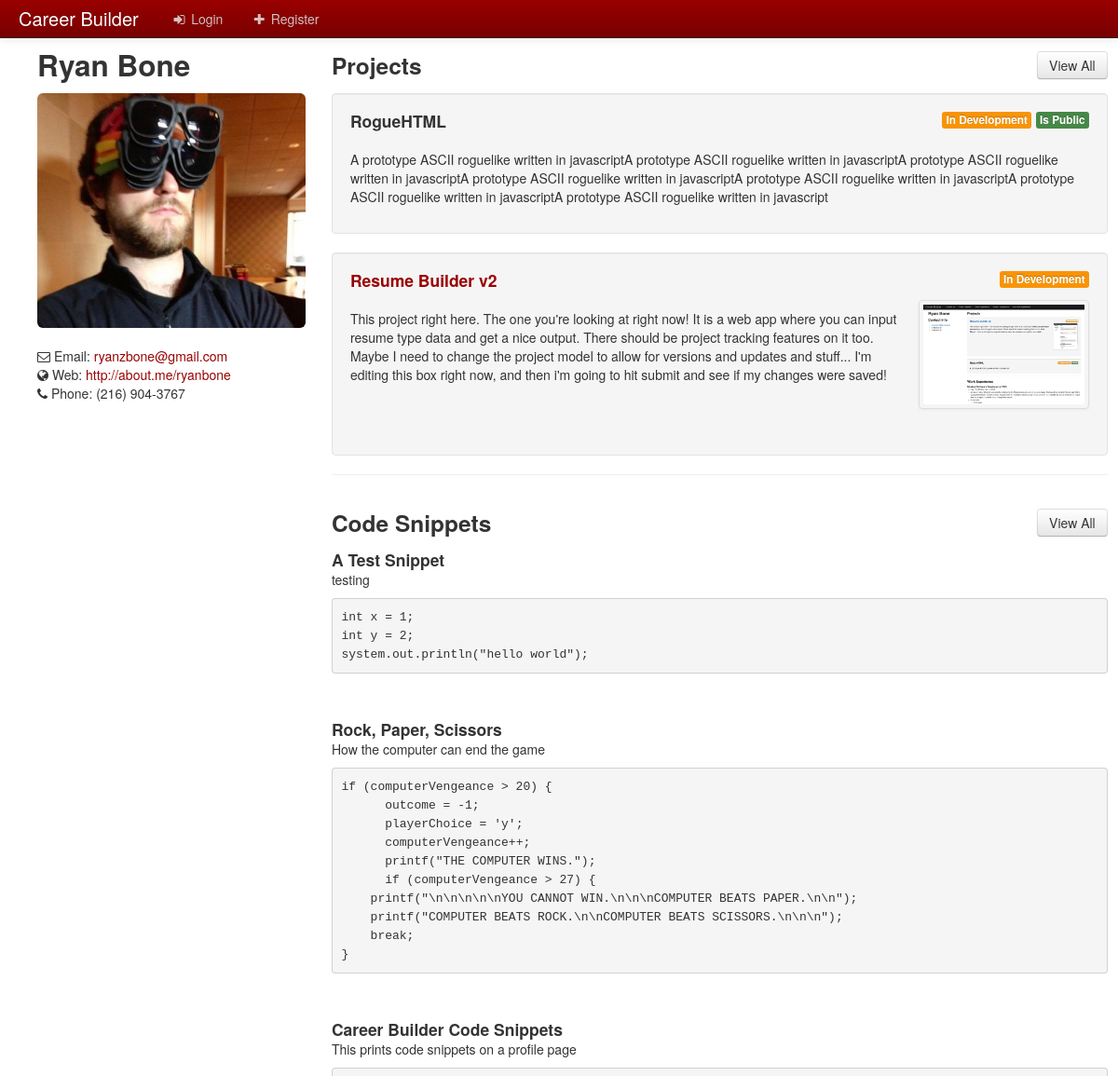
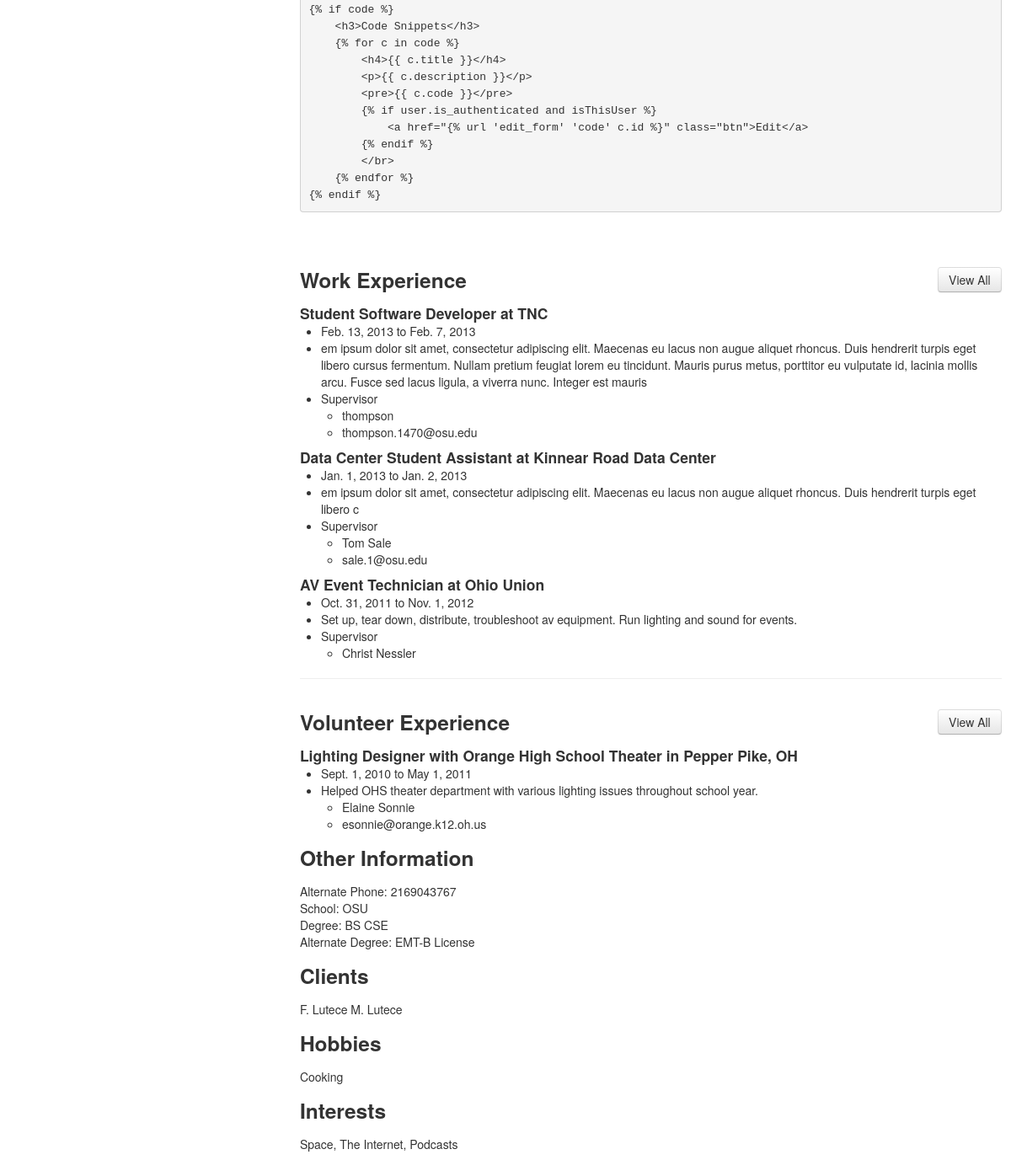
The app's page /profile/1/, older data (2 pictures, top to bottom).
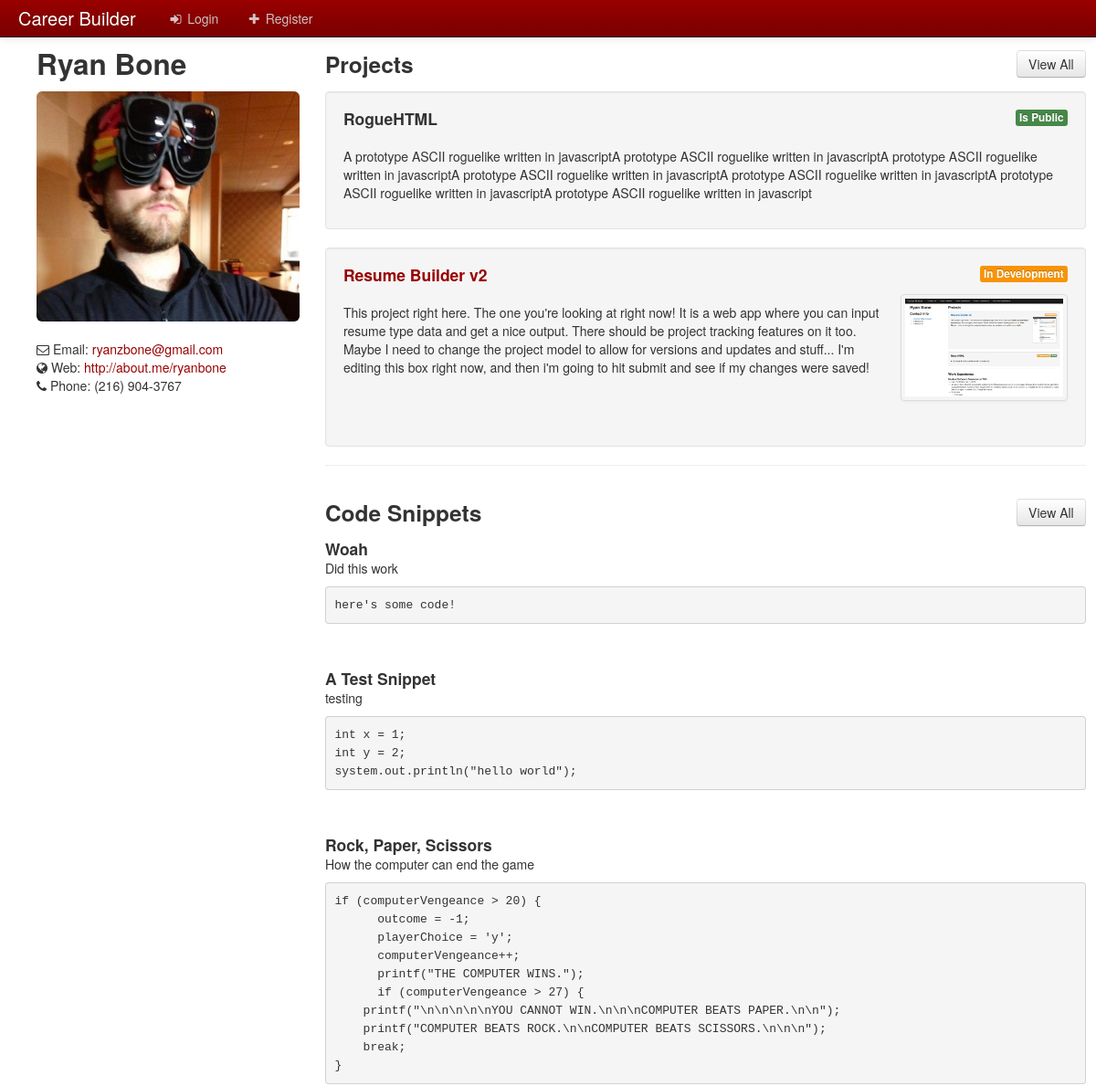
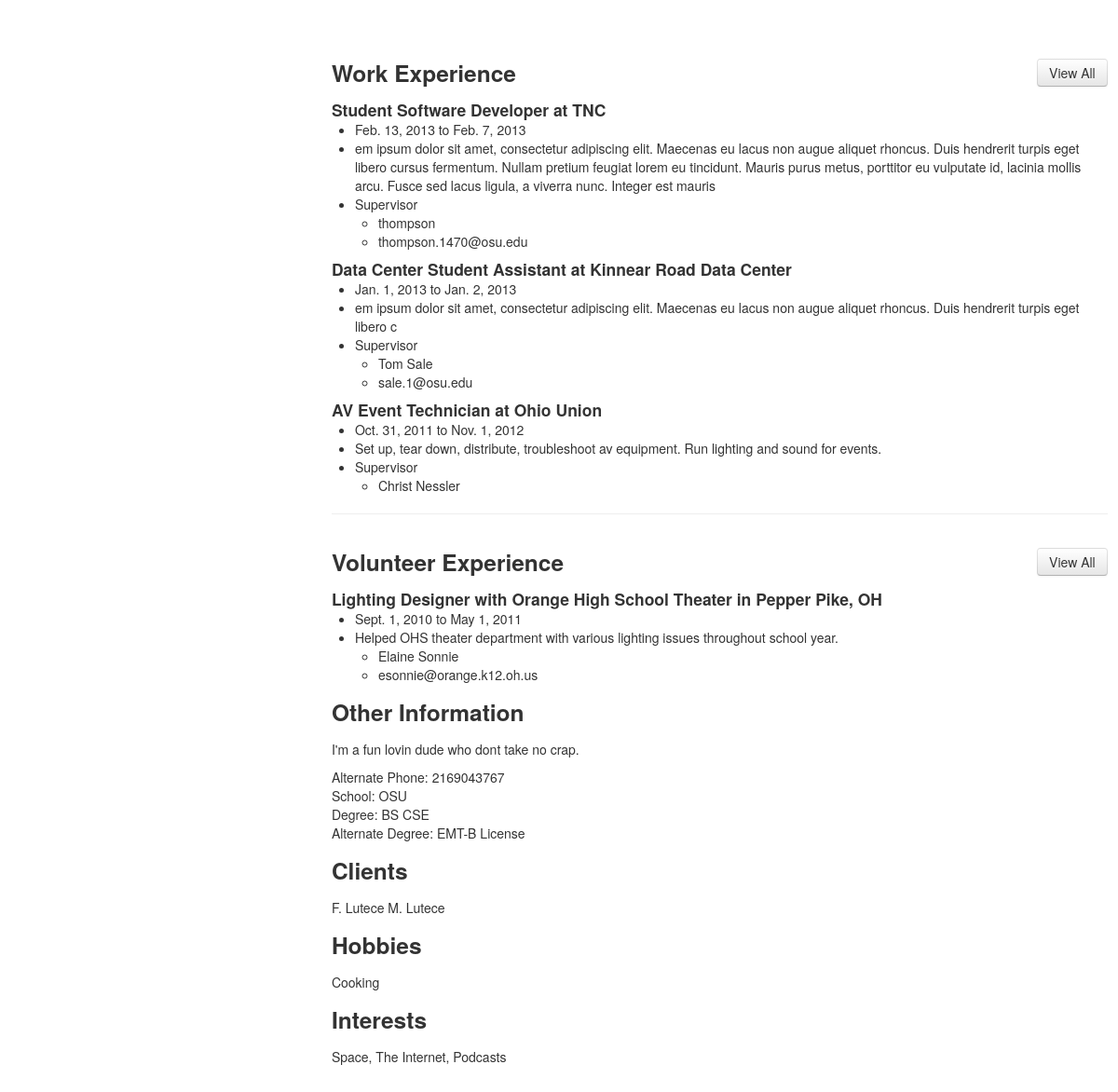
The same page, newer data (2 pictures, top to bottom).
### builder/models.py (models this page shows, shortened)
class UserProfile(models.Model):
    user = models.OneToOneField(User, primary_key=True)
    firstName = models.CharField('First Name', max_length = 50, blank = True)
    lastName = models.CharField('Last Name', max_length = 50, blank = True)
    email = models.EmailField()
    url = models.URLField(blank = True)
    phone = models.CharField(max_length = 20, blank = True)
    altPhone = models.CharField('Alternate Phone', max_length = 20, blank = True)
    image = models.ImageField(upload_to='Images', blank = True)
    school = models.CharField(max_length = 100, blank = True)
    degree = models.CharField(max_length = 100, blank = True)
    altDegree = models.CharField('Secondary Degree', max_length = 100, blank = True)
    altInfo = models.TextField('Other information', blank = True)
    hobbies = models.TextField(blank = True)
    clients = models.TextField(blank = True)
    interests = models.TextField(blank = True)
    visible = models.BooleanField(default = True)
    def __unicode__(self):
        return u'%s %s' %(self.firstName, self.lastName)
    class Meta:
        ordering = ['lastName', 'firstName']

class Project(models.Model):
    user = models.ForeignKey(UserProfile)
    title = models.CharField(max_length = 250)
    projectURL = models.URLField('Project URL', blank = True)
    description = models.TextField()
    inDevelopment = models.BooleanField()
    isPublic = models.BooleanField(default = True)
    projectImage = models.ImageField('Screen shot', upload_to = 'Images', blank = True)
    highlight = models.BooleanField()
    visible = models.BooleanField(default = True)
    class Meta:
        ordering = ['title']

class CodeSnippet(models.Model):
    user = models.ForeignKey(UserProfile)
    title = models.CharField(max_length = 150)
    description = models.TextField()
    code = models.TextField()
    visible = models.BooleanField(default = True)

class WorkExperience(models.Model):
    user = models.ForeignKey(UserProfile)
    jobTitle = models.CharField('Job title', max_length = 100)
    location = models.CharField(max_length = 250)
    startDate = models.DateField('Start date', blank = True)
    endDate = models.DateField('End date', blank = True)
    description = models.TextField('Job description')
    supervisorName = models.CharField('Supervisor name', max_length = 100, blank = True)
    supervisorEmail = models.EmailField('Supervisor email', blank = True)
    visible = models.BooleanField(default = True)
    def __unicode__(self):
        return self.jobTitle
    class Meta:
        ordering = ['-startDate']

class VolunteerExperience(models.Model):
    user = models.ForeignKey(UserProfile)
    organization = models.CharField(max_length = 150)
    jobTitle = models.CharField('Title', max_length = 100)
    startDate = models.DateField('Start date', blank = True)
    endDate = models.DateField('End date', blank = True, null=True)
    description = models.TextField('Job description')
    supervisorName = models.CharField('Supervisor name', max_length = 100)
    supervisorEmail = models.EmailField('Supervisor email')
    location = models.CharField(max_length = 250)
    visible = models.BooleanField(default = True)
    class Meta:
        ordering = ['-startDate']

### builder/views.py (the view)
# urls.py: url(r'^profile/(?P<userId>\d+)/$', 'profile', name='profile'),
def profile(request, userId):
	user = request.user
	userProfile = UserProfile.objects.get(user=userId)
	if user.id == userProfile.user.id:
		isThisUser = True
	else:
		isThisUser = False
	workExperience = WorkExperience.objects.filter(user=userProfile, visible=True).order_by('-startDate')[:3]
	projects = Project.objects.filter(user=userProfile, visible=True).order_by('-id')[:3]
	volunteerExperience = VolunteerExperience.objects.filter(user=userProfile, visible=True).order_by('-startDate')[:3]
	code = CodeSnippet.objects.filter(user=userProfile, visible=True).order_by('-id')[:3]
	return render(request, 'profile.html', locals())

### templates/profile.html (shortened to what this page needs)
{% extends "base.html" %}
{% block content %}
<div class="container-fluid page-content">
        <div class="row-fluid">
{% include "profile_menu.html" %}
{% include "profile_body.html" %}
</div>
</div>
{% endblock %}

### templates/base.html (shortened to what this page needs)
<!DOCTYPE html>
<html lang="en">
<head>
    {% load staticfiles %}
    <link href="{{ STATIC_URL }}css/bootstrap.css" rel="stylesheet" media="screen">
    <link rel="stylesheet" href="{{ STATIC_URL }}/css/font-awesome.min.css">
    <link href="{{ STATIC_URL }}css/bootstrap-responsive.css" rel="stylesheet">
</head>
<body>
    <div class="navbar navbar-fixed-top navbar-inverse">
        <div class="navbar-inner">
            <div class="container-fluid">
                <a class="brand" href="/">Career Builder</a>
                <div class="nav-collapse collapse">
                    <ul class="nav">
                        {% if user.is_authenticated %}
                            <li><a href="{% url profile user.id %}"><i class="icon-user"></i> Profile</a></li>
                            {% if user.is_staff %}
                            <li><a href="/admin"><i class="icon-wrench"></i> Administration</a></li>
                            {% endif %}
                            <li><a href="{% url logout %}"><i class="icon-signout"></i> Logout</a></li>
                        {% else %}
                        <li><a href="{% url login %}"><i class="icon-signin"></i> Login</a></li>
                        <li><a href="/accounts/register"><i class="icon-plus"></i> Register</a></li>
                        {% endif %}
                    </ul>
                </div>
            </div>
        </div>
    </div>
            {% block content %}
            {% endblock %}
</body>
</html>

### templates/profile_menu.html (shortened to what this page needs)
<div class="span3" id="menu">
		<h2>{{ userProfile }}</h2>
		{% if userProfile.image %}
			<img src="{{ userProfile.image.url }}" class="img-rounded">
		{% else %}
			<img src="/Media/Images/default.jpg" class="img-rounded">
		{% endif %}
		{% if userProfile.email %}<i class="icon-envelope"></i> Email: <a href="mailto:{{ userProfile.email }}">{{ userProfile.email }}</a></br>{% endif %}
		{% if userProfile.url %}<i class="icon-globe"></i> Web: <a href="{{ userProfile.url }}">{{ userProfile.url }}</a></br>{% endif %}
		{% if userProfile.phone %}<i class="icon-phone"></i> Phone: {{ userProfile.phone }}</br></br>{% endif %}
</div>

### templates/profile_body.html (shortened to what this page needs)
<div class="span9" id="body">
	{% if projects %}
		<h3 style="display:inline-block;">Project{{ projects|pluralize }}</h3><a href="{% url view_all userProfile.user.id 'project' %}" title="View all entries" style="float:right; margin:15px 0" class="btn">View All</a>
		{% for project in projects %}
		<div class="well">
			<h4>{% if project.projectURL %}<a href="{{ project.projectURL }}">{{ project.title }}</a>{% else %}{{ project.title }}{% endif %}
			{% if project.isPublic %}<span class="label label-success pull-right" style="margin-left: 5px;">Is Public</span>{% endif %}
			{% if project.inDevelopment %}<span class="label label-warning pull-right">In Development</span>{% endif %}
			</h4>
			{% if project.projectImage %}
			<div class="row-fluid">
				<div class="span9">
					<p><br/>{{ project.description }}</p>
				</div>
				<ul class="thumbnails">
					<li class="span3 pull-right">
						<a href="{{ project.projectImage.url }}" class="thumbnail" style="margin-top:10px">
							<img src="{{ project.projectImage.url }}" alt="">
						</a>
					</li>
				</ul>
			</div>
			{% else %}
				<p><br/>{{ project.description }}</p>
			{% endif %}
		</div>
		{% endfor %}
	<hr>
	{% endif %}
	{% if code %}
		<h3 style="display:inline-block;">Code Snippets</h3><a href="{% url view_all userProfile.user.id "code" %}" title="View all entries" style="float:right; margin:15px 0" class="btn">View All</a></br>
		{% for c in code %}
		<h4>{{ c.title }}</h4>
		<p>{{ c.description }}</p>
		<pre>{{ c.code }}</pre>
		{% endfor %}
	{% endif %}
	{% if workExperience %}
	<h3 style="display:inline-block;">Work Experience</h2><a href="{% url view_all userProfile.user.id "work" %}" title="View all entries" style="float:right; margin:15px 0" class="btn">View All</a>
		{% for work in workExperience %}
		<h4>{{ work }} at {{ work.location }}</h4>
		<ul>
			<li>{{ work.startDate }} {% if work.endDate %} to {{work.endDate}}{% endif %}</li>
			<li>{{ work.description }}</li>
			{% if work.supervisorName or work.supervisorEmail %}
			<li>Supervisor</li>
			<ul>
				{% if work.supervisorName %}<li>{{ work.supervisorName }}</li>{% endif %}
				{% if work.supervisorEmail %}<li>{{ work.supervisorEmail }}</li>{% endif %}
			</ul>
			{% endif %}
		</ul>
		{% endfor %}
	<hr>
	{% endif %}
	{% if volunteerExperience %}
	<h3 style="display:inline-block;"> Volunteer Experience</h3> <a href="{% url view_all userProfile.user.id "volunteer" %}" title="View all entries" style="float:right; margin:15px 0" class="btn">View All</a></br>
		{% for vol in volunteerExperience %}
		<h4>{{ vol.jobTitle }}{% if vol.organization %} with {{ vol.organization }}{% endif %}{% if vol.location %} in {{ vol.location }}{% endif %}</h4>
		<ul>
			<li>{{ vol.startDate }} {% if vol.endDate %} to {{vol.endDate}}{% endif %}</li>
			<li>{{ vol.description }}</li>
			<ul>
				<li>{{ vol.supervisorName }}</li>
				<li>{{ vol.supervisorEmail }}</li>
			</ul>
		</ul>
		{% endfor %}
	{% endif %}
		<h3>Other Information</h3>
		<p>{% if userProfile.altInfo %}{{ userProfile.altInfo }}{% endif %}</p>
		{% if userProfile.altPhone %}Alternate Phone: {{ userProfile.altPhone }}</br>{% endif %}
		{% if userProfile.school %}School: {{ userProfile.school }}</br>{% endif %}
		{% if userProfile.degree %}Degree: {{ userProfile.degree }}</br>{% endif %}
		{% if userProfile.altDegree %}Alternate Degree: {{ userProfile.altDegree }}</br>{% endif %}
	{% if userProfile.clients %}
		<h3>Clients</h3>
		<p>{{ userProfile.clients }}</p>
	{% endif %}
	{% if userProfile.hobbies %}
		<h3>Hobbies</h3>
		<p>{{ userProfile.hobbies }}</p>
	{% endif %}
	{% if userProfile.interests %}
		<h3>Interests</h3>
		<p>{{ userProfile.interests }}</p>
	{% endif %}
</div>

### templates/base.html (style rules this page uses)
.page-content { padding:40px; }

### templates/profile.html (style rules this page uses)
h4 { display: inline; }

Row changes from the older to the newer data that the page shows:
no longer on this page (row unchanged): CodeSnippet: title "Career Builder Code Snippets", description "This prints code snippets on a profile page", code "{% if code %} <h3>Code Snippets</h3> {% for c in code %} <h4>{{ c.title }}</h4> <p>{{ c.description }}</p> <pre>{{ c.code }}</pre> {% if user.is_authenticated and isThisUser %} <a href=\"{% url 'edit_form' 'code' c.id %}\" class=\"btn\">Edit</a> {% endif %} </br> {% endfor %} {% endif %}"
changed UserProfile "Ryan Bone": altInfo (not shown) → "I'm a fun lovin dude who dont take no crap."
changed Project "RogueHTML": no longer shows "In Development"
added CodeSnippet: title "Woah", description "Did this work", code "here's some code!"
